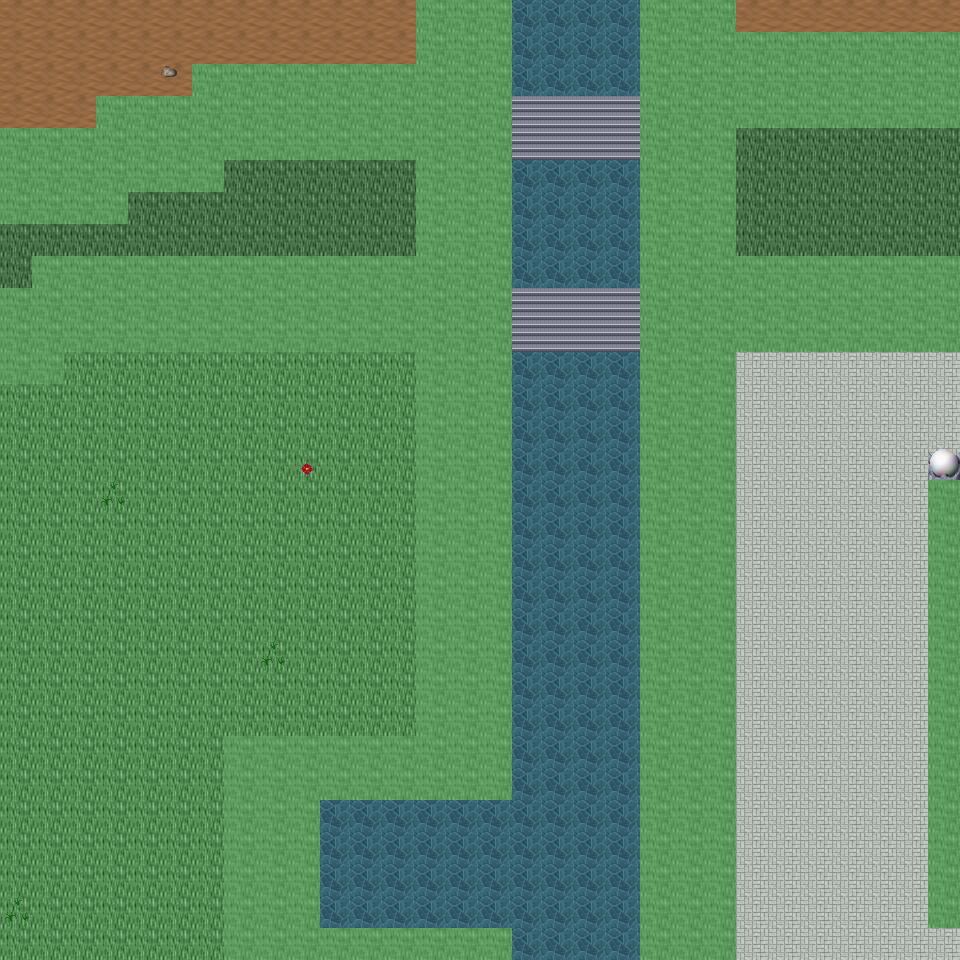

A level layout from a 2D game, rendered from its tile map. Below: a short description, then the map file with tile-grid data replaced by summaries:
An orthogonal 30x30 tile map with 32x32 px tiles, 6 tile layers (Ground, Object, Object2, Above, ...), 48 tilesets and 10 objects (10x mapExit).

<map version="1.0" orientation="orthogonal" renderorder="right-down" width="30" height="30" tilewidth="32" tileheight="32" nextobjectid="11">
  <tileset firstgid="1" name="tileset_ground_ground" tilewidth="32" tileheight="32" tilecount="33" columns="3">
    <image source="../drawable/tileset_ground_ground.png" width="96" height="352" />
  </tileset>
  <tileset firstgid="34" name="tileset_building_castle" tilewidth="32" tileheight="32" tilecount="320" columns="20">
    <image source="../drawable/tileset_building_castle.png" width="640" height="512" />
  </tileset>
  <tileset firstgid="354" name="tileset_furniture_carpet_carpets_2" tilewidth="32" tileheight="32" tilecount="12" columns="4">
    <image source="../drawable/tileset_furniture_carpet_carpets_2.png" width="128" height="160" />
  </tileset>
  <tileset firstgid="366" name="tileset_ground_indoor_tiles" tilewidth="32" tileheight="32" tilecount="8" columns="2">
    <image source="../drawable/tileset_ground_indoor_tiles.png" width="64" height="128" />
  </tileset>
  <tileset firstgid="374" name="tileset_ground_water_pool" tilewidth="32" tileheight="32" tilecount="72" columns="3">
    <image source="../drawable/tileset_ground_water_pool.png" width="96" height="768" />
  </tileset>
  <tileset firstgid="446" name="tileset_ground_brown_paving" tilewidth="32" tileheight="32" tilecount="2" columns="2">
    <image source="../drawable/tileset_ground_brown_paving.png" width="64" height="32" />
  </tileset>
  <tileset firstgid="448" name="tileset_ground_spikes" tilewidth="32" tileheight="32" tilecount="1" columns="1">
    <image source="../drawable/tileset_ground_spikes.png" width="32" height="32" />
  </tileset>
  <tileset firstgid="449" name="tileset_ground_ridge_earth_dark" tilewidth="32" tileheight="32" tilecount="96" columns="12">
    <image source="../drawable/tileset_ground_ridge_earth_dark.png" width="384" height="256" />
  </tileset>
  <tileset firstgid="545" name="tileset_plant_grasses" tilewidth="32" tileheight="32" tilecount="6" columns="3">
    <image source="../drawable/tileset_plant_grasses.png" width="96" height="64" />
  </tileset>
  <tileset firstgid="551" name="tileset_ground_water_pool_corners" tilewidth="32" tileheight="32" tilecount="72" columns="3">
    <image source="../drawable/tileset_ground_water_pool_corners.png" width="96" height="768" />
  </tileset>
  <tileset firstgid="623" name="tileset_building_fence_fence_chunky" tilewidth="32" tileheight="32" tilecount="21" columns="3">
    <image source="../drawable/tileset_building_fence_fence_chunky.png" width="96" height="224" />
  </tileset>
  <tileset firstgid="644" name="tileset_ground_earth_edges" tilewidth="32" tileheight="32" tilecount="18" columns="6">
    <image source="../drawable/tileset_ground_earth_edges.png" width="192" height="96" />
  </tileset>
  <tileset firstgid="662" name="tileset_ground_rock_pebbles" tilewidth="32" tileheight="32" tilecount="3" columns="1">
    <image source="../drawable/tileset_ground_rock_pebbles.png" width="32" height="96" />
  </tileset>
  <tileset firstgid="665" name="tileset_ground_square_patch" tilewidth="32" tileheight="32" tilecount="9" columns="3">
    <image source="../drawable/tileset_ground_square_patch.png" width="96" height="96" />
  </tileset>
  <tileset firstgid="674" name="tileset_plant_leaves" tilewidth="32" tileheight="32" tilecount="8" columns="4">
    <image source="../drawable/tileset_plant_leaves.png" width="128" height="64" />
  </tileset>
  <tileset firstgid="682" name="tileset_item_corpse_skull_dark" tilewidth="32" tileheight="32" tilecount="2" columns="2">
    <image source="../drawable/tileset_item_corpse_skull_dark.png" width="64" height="32" />
  </tileset>
  <tileset firstgid="684" name="tileset_item_corpse_skeleton" tilewidth="32" tileheight="32" tilecount="4" columns="2">
    <image source="../drawable/tileset_item_corpse_skeleton.png" width="64" height="64" />
  </tileset>
  <tileset firstgid="688" name="tileset_furniture_table_grey_fancy" tilewidth="32" tileheight="32" tilecount="9" columns="3">
    <image source="../drawable/tileset_furniture_table_grey_fancy.png" width="96" height="96" />
  </tileset>
  <tileset firstgid="697" name="tileset_furniture_table_grey_long" tilewidth="32" tileheight="32" tilecount="4" columns="2">
    <image source="../drawable/tileset_furniture_table_grey_long.png" width="64" height="64" />
  </tileset>
  <tileset firstgid="701" name="tileset_furniture_table_grey_plain" tilewidth="32" tileheight="32" tilecount="9" columns="3">
    <image source="../drawable/tileset_furniture_table_grey_plain.png" width="96" height="96" />
  </tileset>
  <tileset firstgid="710" name="tileset_item_gothic_slab" tilewidth="32" tileheight="32" tilecount="1" columns="1">
    <image source="../drawable/tileset_item_gothic_slab.png" width="32" height="32" />
  </tileset>
  <tileset firstgid="711" name="tileset_logic_creature_gnome" tilewidth="32" tileheight="32" tilecount="6" columns="6">
    <image source="../drawable/tileset_logic_creature_gnome.png" width="192" height="32" />
  </tileset>
  <tileset firstgid="717" name="tileset_logic_creature_animal" tilewidth="32" tileheight="32" tilecount="32" columns="8">
    <image source="../drawable/tileset_logic_creature_animal.png" width="256" height="128" />
  </tileset>
  <tileset firstgid="749" name="tileset_logic_collision" tilewidth="32" tileheight="32" tilecount="1" columns="1">
    <image source="../drawable/tileset_logic_collision.png" width="32" height="32" />
  </tileset>
  <tileset firstgid="750" name="tileset_ground_water_pool_deep" tilewidth="32" tileheight="32" tilecount="72" columns="3">
    <image source="../drawable/tileset_ground_water_pool_deep.png" width="96" height="768" />
  </tileset>
  <tileset firstgid="822" name="tileset_object_suspension_bridge" tilewidth="32" tileheight="32" tilecount="24" columns="3">
    <image source="../drawable/tileset_object_suspension_bridge.png" width="96" height="256" />
  </tileset>
  <tileset firstgid="846" name="tileset_plant_flower_daisy_blue" tilewidth="32" tileheight="32" tilecount="8" columns="2">
    <image source="../drawable/tileset_plant_flower_daisy_blue.png" width="64" height="128" />
  </tileset>
  <tileset firstgid="854" name="tileset_plant_flower_daisy_red" tilewidth="32" tileheight="32" tilecount="8" columns="2">
    <image source="../drawable/tileset_plant_flower_daisy_red.png" width="64" height="128" />
  </tileset>
  <tileset firstgid="862" name="tileset_plant_flower_daisy_white" tilewidth="32" tileheight="32" tilecount="8" columns="2">
    <image source="../drawable/tileset_plant_flower_daisy_white.png" width="64" height="128" />
  </tileset>
  <tileset firstgid="870" name="tileset_plant_flower_daisy_yellow" tilewidth="32" tileheight="32" tilecount="8" columns="2">
    <image source="../drawable/tileset_plant_flower_daisy_yellow.png" width="64" height="128" />
  </tileset>
  <tileset firstgid="878" name="tileset_plant_tree_tree_green" tilewidth="32" tileheight="32" tilecount="80" columns="8">
    <image source="../drawable/tileset_plant_tree_tree_green.png" width="256" height="352" />
  </tileset>
  <tileset firstgid="958" name="tileset_item_banners_flag" tilewidth="32" tileheight="32" tilecount="12" columns="3">
    <image source="../drawable/tileset_item_banners_flag.png" width="96" height="128" />
  </tileset>
  <tileset firstgid="970" name="tileset_item_flagpole" tilewidth="32" tileheight="32" tilecount="3" columns="1">
    <image source="../drawable/tileset_item_flagpole.png" width="32" height="96" />
  </tileset>
  <tileset firstgid="973" name="tileset_furniture_chair_bench_white" tilewidth="32" tileheight="32" tilecount="8" columns="2">
    <image source="../drawable/tileset_furniture_chair_bench_white.png" width="64" height="128" />
  </tileset>
  <tileset firstgid="981" name="tileset_item_statue_flowered_arch" tilewidth="32" tileheight="32" tilecount="24" columns="6">
    <image source="../drawable/tileset_item_statue_flowered_arch.png" width="192" height="128" />
  </tileset>
  <tileset firstgid="1005" name="tileset_building_decoration_block" tilewidth="32" tileheight="32" tilecount="2" columns="2">
    <image source="../drawable/tileset_building_decoration_block.png" width="64" height="32" />
  </tileset>
  <tileset firstgid="1007" name="tileset_building_decoration_orbpedestal" tilewidth="32" tileheight="32" tilecount="2" columns="1">
    <image source="../drawable/tileset_building_decoration_orbpedestal.png" width="32" height="64" />
  </tileset>
  <tileset firstgid="1009" name="tileset_item_statue_urn_with_flowers" tilewidth="32" tileheight="32" tilecount="2" columns="1">
    <image source="../drawable/tileset_item_statue_urn_with_flowers.png" width="32" height="64" />
  </tileset>
  <tileset firstgid="1011" name="tileset_building_decoration_pool" tilewidth="32" tileheight="32" tilecount="9" columns="3">
    <image source="../drawable/tileset_building_decoration_pool.png" width="96" height="96" />
  </tileset>
  <tileset firstgid="1020" name="tileset_item_statue_romanic_art1" tilewidth="32" tileheight="32" tilecount="4" columns="2">
    <image source="../drawable/tileset_item_statue_romanic_art1.png" width="64" height="64" />
  </tileset>
  <tileset firstgid="1024" name="tileset_building_wall_int_clay" tilewidth="32" tileheight="32" tilecount="100" columns="10">
    <image source="../drawable/tileset_building_wall_int_clay.png" width="320" height="320" />
  </tileset>
  <tileset firstgid="1124" name="tileset_ground_green_paving" tilewidth="32" tileheight="32" tilecount="18" columns="3">
    <image source="../drawable/tileset_ground_green_paving.png" width="96" height="192" />
  </tileset>
  <tileset firstgid="1142" name="tileset_logic_protection" tilewidth="32" tileheight="32" tilecount="2" columns="2">
    <image source="../drawable/tileset_logic_protection.png" width="64" height="32" />
  </tileset>
  <tileset firstgid="1144" name="tileset_furniture_other_stick" tilewidth="32" tileheight="32" tilecount="2" columns="1">
    <image source="../drawable/tileset_furniture_other_stick.png" width="32" height="64" />
  </tileset>
  <tileset firstgid="1146" name="tileset_item_scrying_orb" tilewidth="32" tileheight="32" tilecount="8" columns="8">
    <image source="../drawable/tileset_item_scrying_orb.png" width="256" height="32" />
  </tileset>
  <tileset firstgid="1154" name="tileset_light_dim_light_7x5" tilewidth="32" tileheight="32" tilecount="35" columns="7">
    <image source="../drawable/tileset_light_dim_light_7x5.png" width="224" height="160" />
  </tileset>
  <tileset firstgid="1189" name="tileset_light_light_5x5" tilewidth="32" tileheight="32" tilecount="25" columns="5">
    <image source="../drawable/tileset_light_light_5x5.png" width="160" height="160" />
  </tileset>
  <tileset firstgid="1214" name="tileset_furniture_light_lamp_bronze" tilewidth="32" tileheight="32" tilecount="3" columns="1">
    <image source="../drawable/tileset_furniture_light_lamp_bronze.png" width="32" height="96" />
  </tileset>
  <layer name="Ground" width="30" height="30">
    <data>[900 cells, 900 non-empty, 7 distinct tile ids]</data>
  </layer>
  <layer name="Object" width="30" height="30">
    <data>[900 cells, 341 non-empty, 28 distinct tile ids]</data>
  </layer>
  <layer name="Object2" width="30" height="30">
    <data>[900 cells, 34 non-empty, 5 distinct tile ids]</data>
  </layer>
  <layer name="Above" width="30" height="30">
    <data>[900 cells, 2 non-empty, 1 distinct tile ids]</data>
  </layer>
  <layer name="Above2" width="30" height="30">
    <data>[900 cells, 0 non-empty, 0 distinct tile ids]</data>
  </layer>
  <layer name="Walkable" width="30" height="30">
    <data>[900 cells, 335 non-empty, 1 distinct tile ids]</data>
  </layer>
  <objectgroup name="MapEvents">
    <object id="1" name="south" type="mapExit" x="0" y="928" width="224" height="32">
      <properties>
        <property name="map" value="level_0_x223_y26" />
        <property name="x" value="0" />
        <property name="y" value="1" />
      </properties>
    </object>
    <object id="2" name="south2" type="mapExit" x="512" y="928" width="128" height="32">
      <properties>
        <property name="map" value="level_0_x223_y26" />
        <property name="x" value="16" />
        <property name="y" value="1" />
      </properties>
    </object>
    <object id="3" name="south3" type="mapExit" x="736" y="928" width="224" height="32">
      <properties>
        <property name="map" value="level_0_x223_y26" />
        <property name="x" value="23" />
        <property name="y" value="1" />
      </properties>
    </object>
    <object id="4" name="west" type="mapExit" x="0" y="0" width="32" height="128">
      <properties>
        <property name="map" value="level_0_x222_y25" />
        <property name="x" value="28" />
        <property name="y" value="0" />
      </properties>
    </object>
    <object id="5" name="west2" type="mapExit" x="0" y="224" width="32" height="64">
      <properties>
        <property name="map" value="level_0_x222_y25" />
        <property name="x" value="28" />
        <property name="y" value="7" />
      </properties>
    </object>
    <object id="6" name="west3" type="mapExit" x="0" y="384" width="32" height="576">
      <properties>
        <property name="map" value="level_0_x222_y25" />
        <property name="x" value="28" />
        <property name="y" value="12" />
      </properties>
    </object>
    <object id="7" name="east" type="mapExit" x="928" y="0" width="32" height="32">
      <properties>
        <property name="map" value="level_0_x224_y25" />
        <property name="x" value="1" />
        <property name="y" value="0" />
      </properties>
    </object>
    <object id="8" name="east2" type="mapExit" x="928" y="128" width="32" height="128">
      <properties>
        <property name="map" value="level_0_x224_y25" />
        <property name="x" value="1" />
        <property name="y" value="4" />
      </properties>
    </object>
    <object id="9" name="east3" type="mapExit" x="928" y="352" width="32" height="128">
      <properties>
        <property name="map" value="level_0_x224_y25" />
        <property name="x" value="1" />
        <property name="y" value="11" />
      </properties>
    </object>
    <object id="10" name="east4" type="mapExit" x="928" y="928" width="32" height="32">
      <properties>
        <property name="map" value="level_0_x224_y25" />
        <property name="x" value="1" />
        <property name="y" value="29" />
      </properties>
    </object>
  </objectgroup>
</map>
